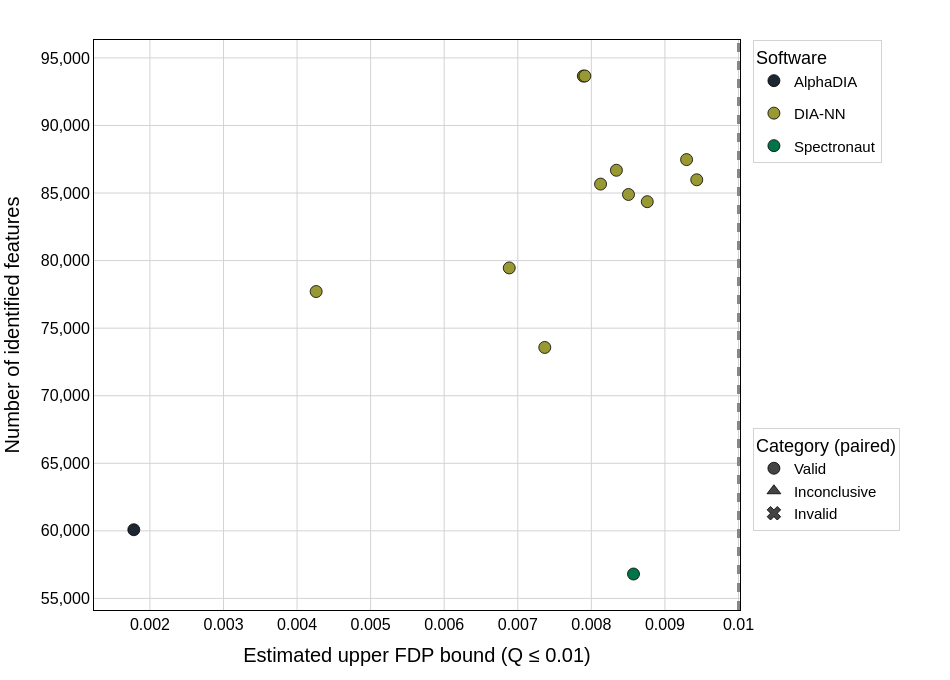

The code cell stored with this chart in its notebook:
### Markdown cell above
Same plot, filtered to a common Q-value threshold (`threshold=0.01`) instead of each workflow's own maximum reported FDR — this puts every tool on equal footing:

### Code cell
fig_scatter_thr = plot_main_metric(df, threshold=0.01)
fig_scatter_thr.show()

### Figure 1 — Plotly figure (JSON) as saved in the notebook; plotly's stock layout.template omitted (floating-point values rounded to 4 significant figures)
{"data": [{"hovertemplate": "AlphaDIA (valid)<br>x: %{x:.4f}<br>y: %{y:,}<extra></extra>", "legendgroup": "AlphaDIA", "marker": {"color": "#1D2732", "line": {"color": "black", "width": 0.8}, "size": 12, "symbol": "circle"}, "mode": "markers", "name": "AlphaDIA", "showlegend": true, "type": "scatter", "x": [0.001781], "y": [60084]}, {"hovertemplate": "DIA-NN (valid)<br>x: %{x:.4f}<br>y: %{y:,}<extra></extra>", "legendgroup": "DIA-NN", "marker": {"color": "#999934", "line": {"color": "black", "width": 0.8}, "size": 12, "symbol": "circle"}, "mode": "markers", "name": "DIA-NN", "showlegend": true, "type": "scatter", "x": [0.004259, 0.009294, 0.007367, 0.009432, 0.008505, 0.008341, 0.008125, 0.00876, 0.006884, 0.007891, 0.007912], "y": [77710, 87473, 73573, 85980, 84893, 86685, 85661, 84360, 79458, 93656, 93661]}, {"hovertemplate": "Spectronaut (valid)<br>x: %{x:.4f}<br>y: %{y:,}<extra></extra>", "legendgroup": "Spectronaut", "marker": {"color": "#007548", "line": {"color": "black", "width": 0.8}, "size": 12, "symbol": "circle"}, "mode": "markers", "name": "Spectronaut", "showlegend": true, "type": "scatter", "x": [0.008573], "y": [56807]}, {"legend": "legend2", "marker": {"color": "#444444", "line": {"color": "black", "width": 0.8}, "size": 12, "symbol": "circle"}, "mode": "markers", "name": "Valid", "type": "scatter", "x": [null], "y": [null]}, {"legend": "legend2", "marker": {"color": "#444444", "line": {"color": "black", "width": 0.8}, "size": 12, "symbol": "triangle-up"}, "mode": "markers", "name": "Inconclusive", "type": "scatter", "x": [null], "y": [null]}, {"legend": "legend2", "marker": {"color": "#444444", "line": {"color": "black", "width": 0.8}, "size": 12, "symbol": "x"}, "mode": "markers", "name": "Invalid", "type": "scatter", "x": [null], "y": [null]}], "layout": {"font": {"color": "black", "family": "Arial, sans-serif", "size": 17}, "height": 680, "legend": {"bgcolor": "rgba(255,255,255,0.8)", "bordercolor": "lightgray", "borderwidth": 1, "font": {"size": 15}, "title": {"text": "Software"}, "x": 1.02, "y": 1, "yanchor": "top"}, "legend2": {"bgcolor": "rgba(255,255,255,0.8)", "bordercolor": "lightgray", "borderwidth": 1, "font": {"size": 15}, "title": {"text": "Category (paired)"}, "x": 1.02, "y": 0.32, "yanchor": "top"}, "margin": {"b": 70, "l": 80, "r": 210, "t": 40}, "paper_bgcolor": "white", "plot_bgcolor": "white", "shapes": [{"line": {"color": "#898781", "dash": "dash", "width": 3}, "type": "line", "x0": 0.01, "x1": 0.01, "xref": "x", "y0": 0, "y1": 1, "yref": "y domain"}], "width": 950, "xaxis": {"gridcolor": "lightgray", "gridwidth": 1, "linecolor": "black", "linewidth": 1, "mirror": true, "showline": true, "tickfont": {"size": 16}, "title": {"font": {"size": 20}, "text": "Estimated upper FDP bound (Q ≤ 0.01)"}}, "yaxis": {"gridcolor": "lightgray", "gridwidth": 1, "linecolor": "black", "linewidth": 1, "mirror": true, "showline": true, "tickfont": {"size": 16}, "tickformat": ",", "title": {"font": {"size": 20}, "text": "Number of identified features"}}}}
